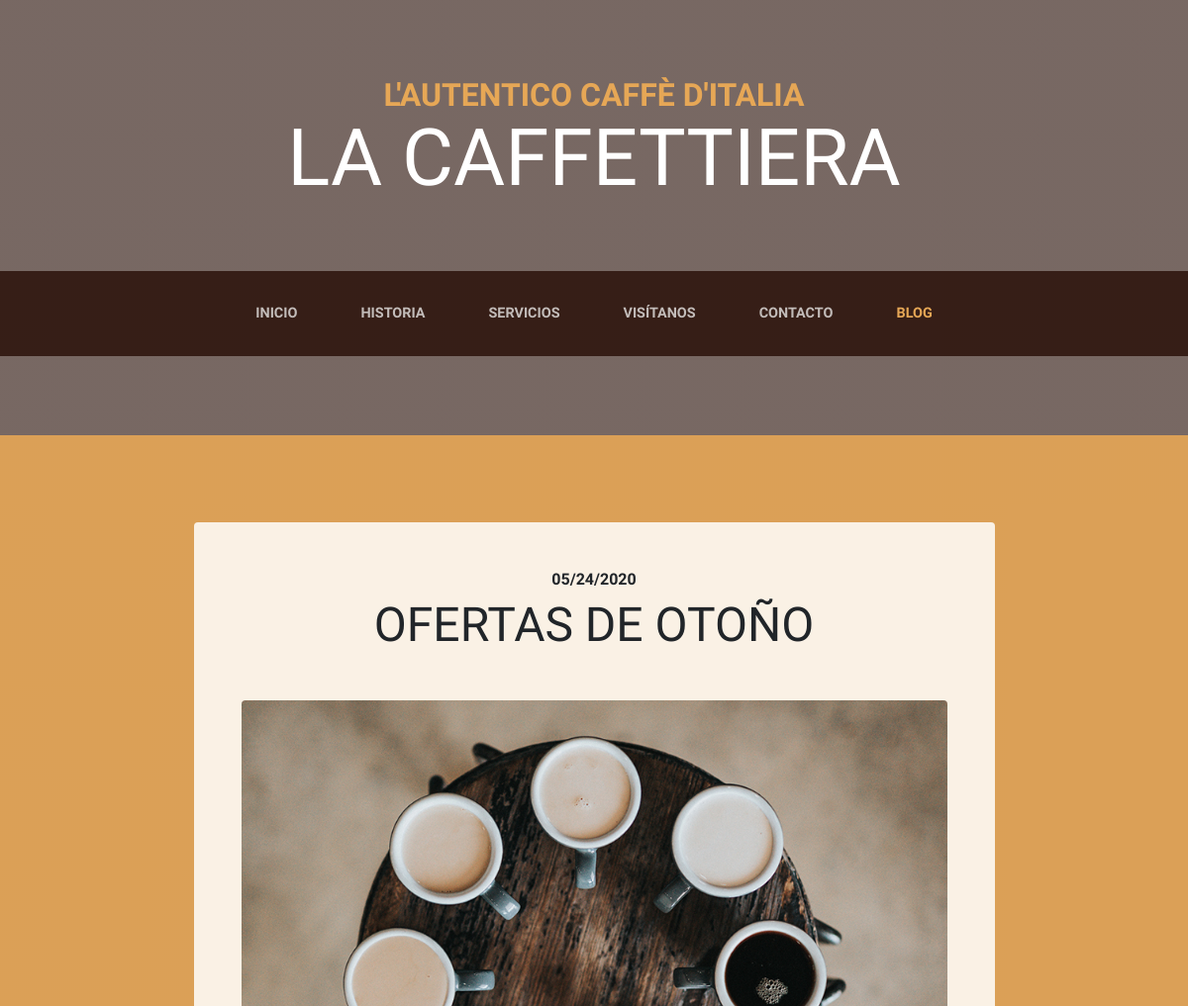
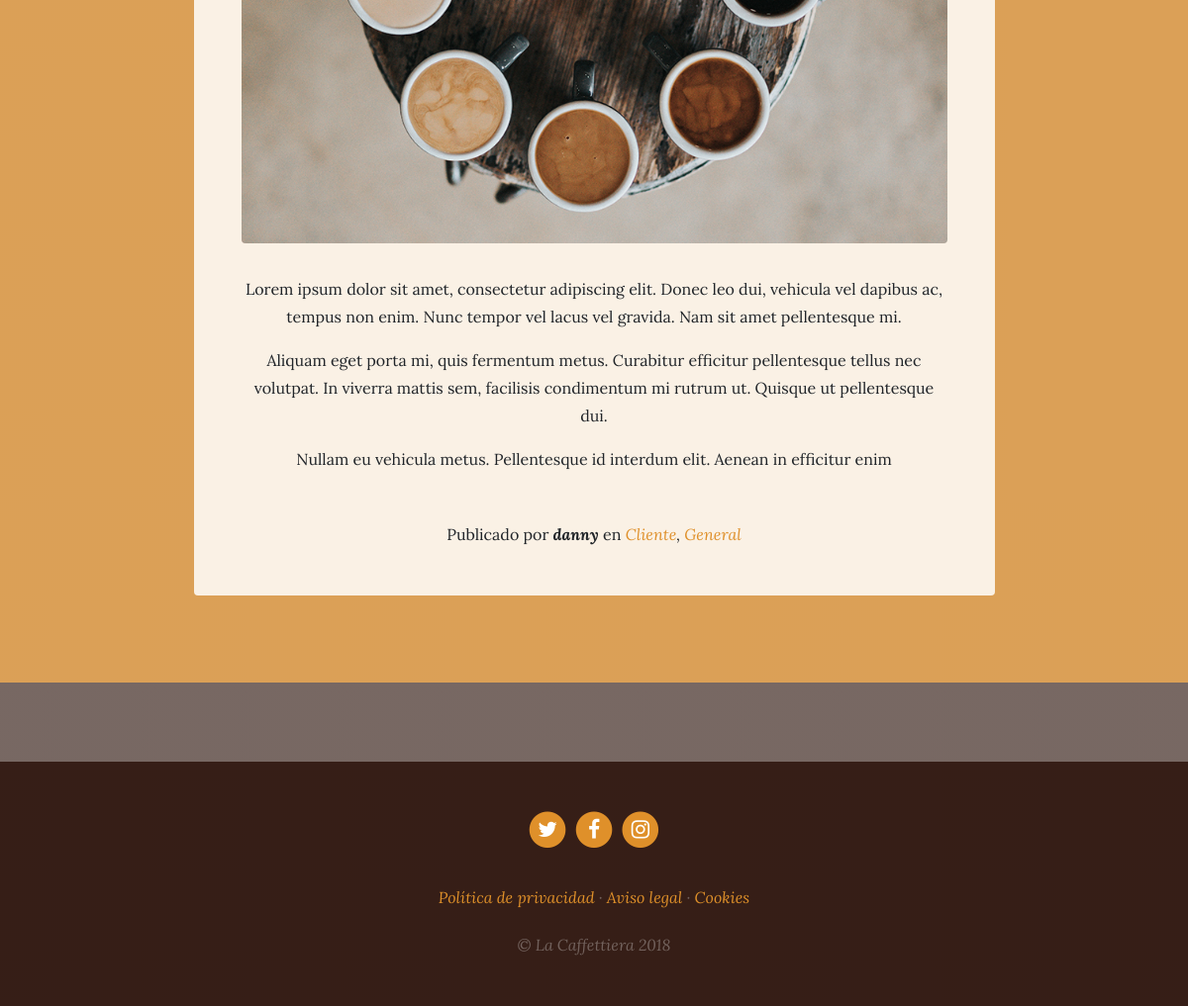
Screenshot of /blog/ with the database file from the repository (2 pictures, top to bottom).
### blog/models.py (models this page shows, shortened)
class Post(models.Model):
    title = models.CharField(max_length=200, verbose_name="Título")
    content = models.TextField(verbose_name="Contenido")
    published = models.DateTimeField(verbose_name="Fecha de publicación", default=now)
    image = models.ImageField(verbose_name="Imagen", upload_to="blog", null=True, blank=True)
    author = models.ForeignKey(User, verbose_name="Autor", on_delete=models.CASCADE)
    categories = models.ManyToManyField(Category, verbose_name="Categorías", related_name="get_posts")
    created =models.DateTimeField(auto_now_add=True, verbose_name="Fecha de creación")
    updated = models.DateTimeField(auto_now=True, verbose_name="Fecha de edición")
    class Meta:
        verbose_name = "entrada"
        verbose_name_plural = "entradas"
        ordering= ['-created']

class Category(models.Model):
    name = models.CharField(max_length=100, verbose_name="Nombre")
    created =models.DateTimeField(auto_now_add=True, verbose_name="Fecha de creación")
    updated = models.DateTimeField(auto_now=True, verbose_name="Fecha de edición")
    class Meta:
        verbose_name = "categoría"
        verbose_name_plural = "categorías"
        ordering= ['-created']

### blog/views.py (the view)
# urls.py: path('', views.blog, name="blog"),
def blog(request):
    posts = Post.objects.all()
    return render(request, "blog/blog.html", {'posts':posts})

### blog/templates/blog/blog.html (shortened to what this page needs)
{% extends 'core/base.html' %}
{% load static %}
{% block content %}
{% for post in posts %}
    <section class="page-section cta">
      <div class="container">
        <div class="row">
          <div class="col-xl-9 mx-auto">
            <div class="cta-innerv text-center rounded">
              <h2 class="section-heading mb-5">
                <span class="section-heading-upper">{{post.published|date:"SHORT_DATE_FORMAT"}}</span>
                <span class="section-heading-lower">{{post.title}}</span>
              </h2>
              <p class="mb-0">
                <img class="mx-auto d-flex rounded img-fluid mb-3 mb-lg-0" src="{{post.image.url}}" alt="">
              </p>
              <p class="mb-0 mbt">
                {{post.content|linebreaks}}
              </p>
              <p class="mb-0 mbt">
                <span class="section-heading-under">Publicado por <em><b>{{post.author}}</b></em> en
                <em>
                  {% for category in post.categories.all %}
                    <a href="{% url 'category' category.id %}" class="link">{{category.name}}</a>{% if not forloop.last %},{%endif%}
                <em>
                {% endfor%}
                </span>
              </p>
            </div>
          </div>
        </div>
      </div>
    </section>
{% endfor %}
{% endblock %}

### core/static/core/css/business-casual.css (style rules this page uses)
body { font-family: 'Lora'; background: linear-gradient(rgba(47, 23, 15, 0.65), rgba(47, 23, 15, 0.65)), url("../img/bg.jpg"); background-attachment: fixed; background-position: center; background-size: cover; }
h1, h2, h3, h4, h5, h6 { font-family: 'Raleway'; }
p { line-height: 1.75; }
.page-section { margin-top: 5rem; margin-bottom: 5rem; }
.section-heading { text-transform: uppercase; }
.section-heading .section-heading-upper { display: block; font-size: 1rem; font-weight: 800; padding-bottom:.5rem; }
.section-heading .section-heading-lower { display: block; font-size: 3rem; font-weight: 100; }
.cta { padding-top: 5rem; padding-bottom: 5rem; background-color: rgba(230, 167, 86, 0.9); }
.cta .cta-innerv { position: relative; padding: 3rem; margin: 0.5rem; background-color: rgba(255, 255, 255, 0.85); }
.mbt { padding-top: 2rem; }
a.link { color: #df902a; }

### rows the page displays
Post: published "05/24/2020", title "OFERTAS DE OTOÑO", image (picture), content "Lorem ipsum dolor sit amet, consectetur adipiscing elit. Donec leo dui, vehicula vel dapibus ac, tempus non enim. Nunc tempor vel lacus vel gravida. Nam sit amet pellentesque mi. Aliquam eget porta mi, quis fermentum metus. Curabitur efficitur pellentesque tellus nec volutpat. In viverra mattis sem, facilisis condimentum mi rutrum ut. Quisque ut pellentesque dui. Nullam eu vehicula metus. Pellentesque id interdum elit. Aenean in efficitur enim", author "danny"
Category: name "Cliente"
Category: name "General"
